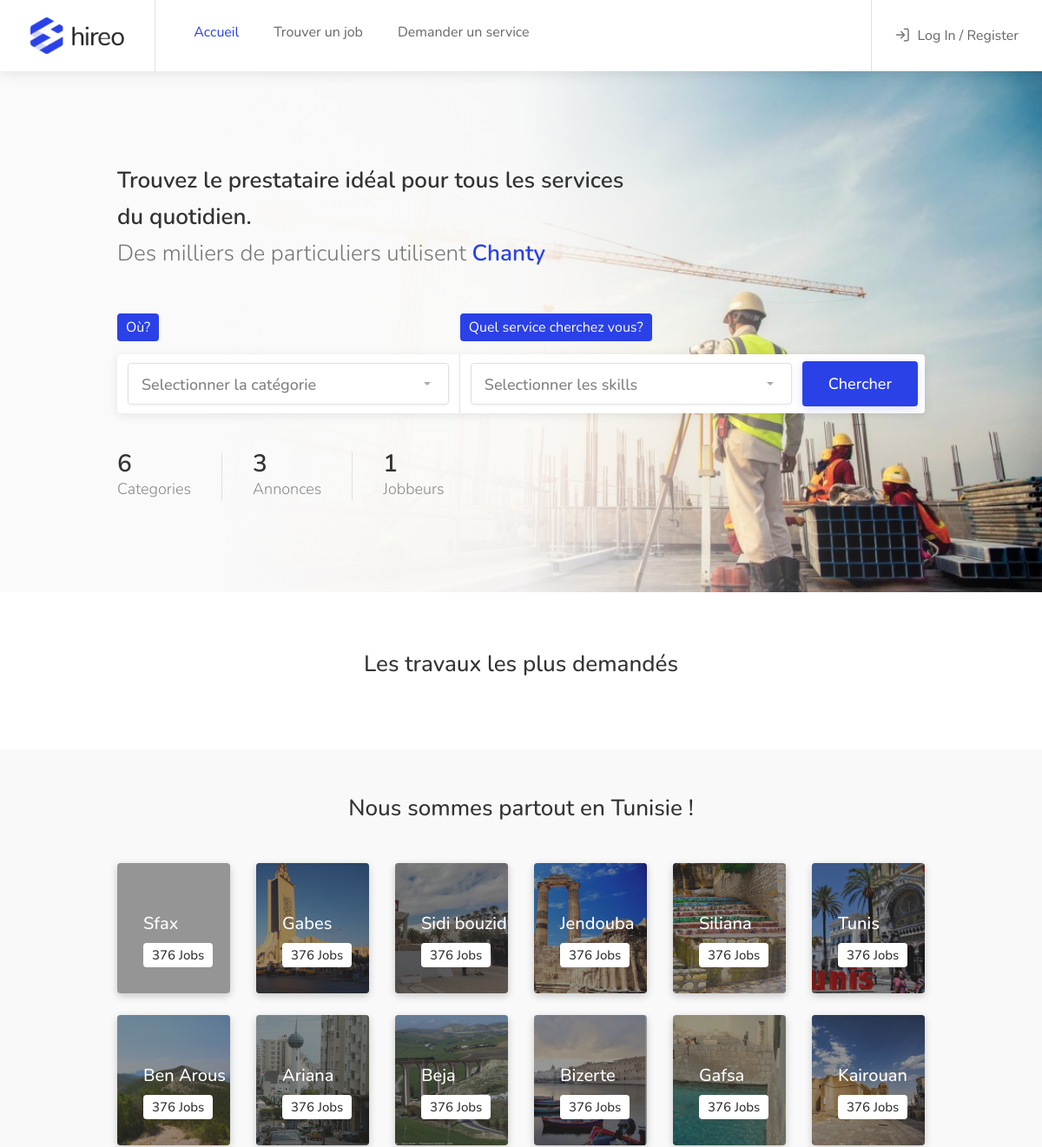
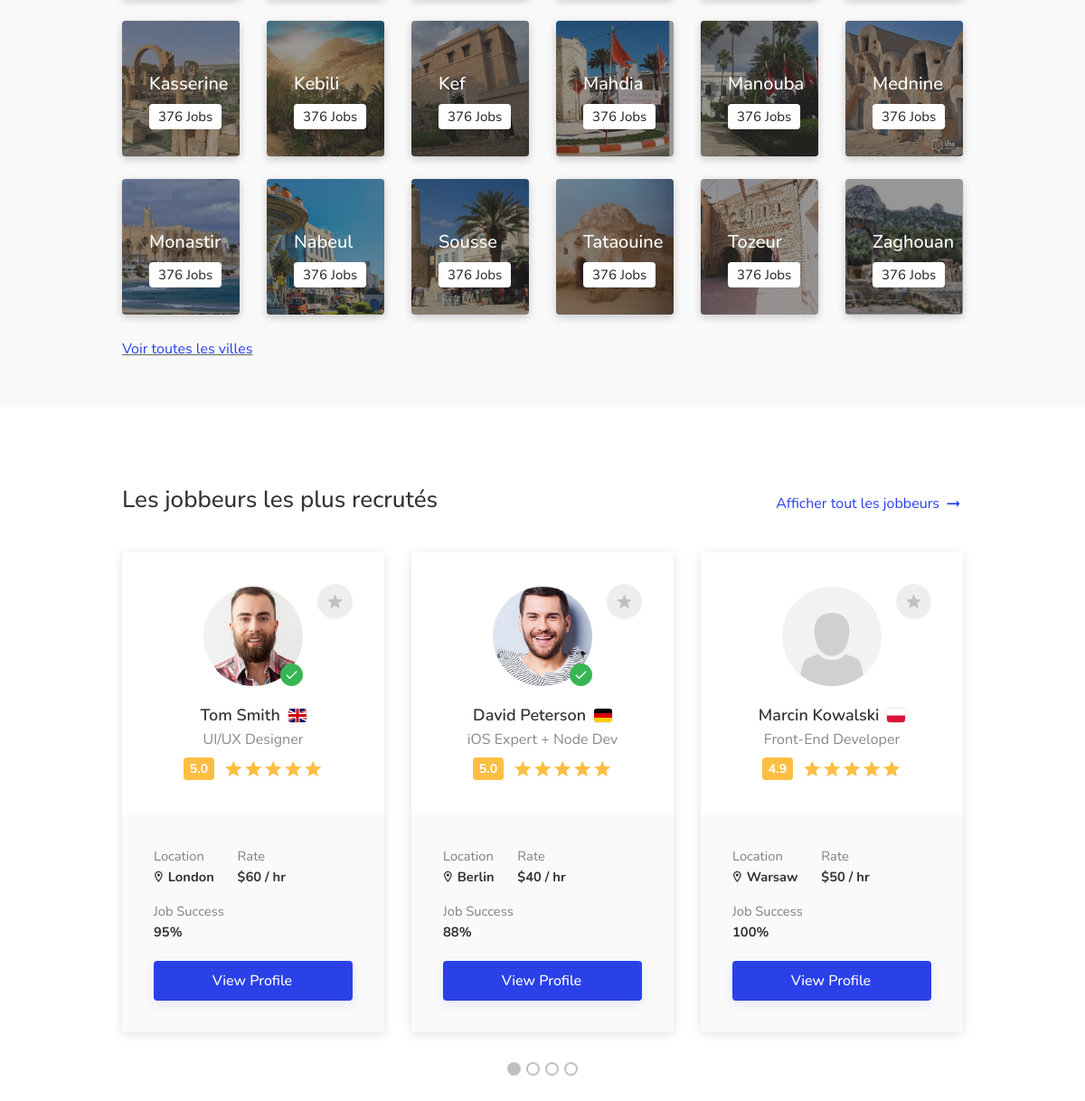
The page / on the database its author committed (2 pictures, top to bottom).
### tables this page shows
CREATE TABLE `location` (
  `id` int(11) NOT NULL,
  `nom` varchar(30) NOT NULL,
  `photo` varchar(50) NOT NULL
);

### controller/home.controller.php (called while the page is built, shortened)
<?php
    require ('model/annonce.php');
    require ('model/categorie.php');
    require ('model/utilisateur.php');
    require ('model/location.php');
    $nbCategories=categorie::getNbCategories();
    $nbAnnonces=annonce::getNbAnnonces();
    $nbJobbeurs=utilisateur::getNbJobbeurs();
    $locations=location::getPhotoLocation();
    if(isset($_SESSION["user"])){
        $store=$_SESSION['user'];
        $user=unserialize($store);
        require('view/login/loggedIn.view.php');
    }
    else{
        require('view/login/loggedOut.view.php');
    }
    require('view/home.view.php');
    require('view/template/template.php');
?>

### model/categorie.php (called while the page is built, shortened)
<?php
class categorie{
    public static function getNbCategories(){
    	global $db;
		$req = $db->query("SELECT  COUNT(*) as NbCat FROM categorie;" );
		$donnees = $req->fetch();
		return $donnees['NbCat'];
    }
}

### model/annonce.php (called while the page is built, shortened)
<?php
class annonce{
    public static function getNbAnnonces(){
        global $db;
        $req = $db->prepare('select count(*) as nb from annonce;');
        $req->execute();
        $res=$req->fetch();
        return $res['nb'];
    }
}
?>

### model/utilisateur.php (called while the page is built, shortened)
<?php
class utilisateur{
    public static function getNbJobbeurs(){
        global $db;
        $req = $db->prepare('select count(*) as nb from utilisateur where type="jobbeur";');
        $req->execute();
        $res=$req->fetch();
        return $res['nb'];
    }
}

### model/location.php (called while the page is built, shortened)
<?php
class location{
    public static function getPhotoLocation(){
        global $db;
        $req= $db->query("select photo,nom from location;");
        $req->execute();
        return $req;
    }
}

### view/home.view.php (the view, shortened to what this page needs)
<div class="intro-banner" data-background-image="public/images/home-background.jpg">
	<div class="container">
		<div class="row">
			<div class="col-md-12">
				<div class="banner-headline">
					<h3>
						<strong>Trouvez le prestataire idéal pour tous les services du quotidien.</strong>
						<br>
						<span>Des milliers de particuliers utilisent <strong class="color">Chanty</strong></span>
					</h3>
				</div>
			</div>
		</div>
		<div class="row">
			<div class="col-md-12">
				<div class="intro-banner-search-form margin-top-95">
					<div class="intro-search-field with-autocomplete">
						<label for="autocomplete-input" class="field-title ripple-effect">Où?</label>
						<div class="input-with-icon">
						</div>
					</div>
					<div class="intro-search-field">
						<label for ="intro-keywords" class="field-title ripple-effect">Quel service cherchez vous?</label>
					</div>
					<div class="intro-search-button">
						<button class="button ripple-effect" onclick="window.location.href='jobs-list-layout-full-page-map.html'">Chercher</button>
					</div>
				</div>
			</div>
		</div>
		<div class="row">
			<div class="col-md-12">
				<ul class="intro-stats margin-top-45 hide-under-992px">
					<li>
						<strong class="counter"> <?= $nbCategories ?></strong>
						<span>Categories</span>
					</li>
					<li>
						<strong class="counter"><?= $nbAnnonces ?></strong>
						<span>Annonces</span>
					</li>
					<li>
						<strong class="counter"><?= $nbJobbeurs ?></strong>
						<span>Jobbeurs</span>
					</li>
				</ul>
			</div>
		</div>
	</div>
</div>
<div class="section margin-top-65">
	<div class="container">
		<div class="row">
			<div class="col-xl-12">
				<div class="section-headline centered margin-bottom-15">
					<h3>Les travaux les plus demandés</h3>
				</div>
            </div>
        </div>
    </div>
</div>
<div class="section gray margin-top-65 margin-bottom-65 padding-bottom-50 padding-top-50">
	<div class="container">
		<div class="row">
			<div class="col-xl-12">
				<div class="section-headline centered margin-top-0 margin-bottom-45">
					<h3>Nous sommes partout en Tunisie !</h3>
				</div>
			</div>
                <?php
                    while($location=$locations->fetch()){
                ?>
                <div class="col-xl-2 col-md-2">
                    <a href="jobs-list-layout-1.html" class="photo-box" data-background-image="<?php echo'public/images/villes/'.$location["photo"] ?>">
                        <div class="photo-box-content">
                            <h3><?= $location["nom"] ?></h3>
                            <span>376 Jobs</span>
                        </div>
                    </a>
                </div>
                <?php
                        }
                ?>
			<div class="col-xl-12">
				<div class="font-size-3 font-weight-medium d-block " style="text-decoration: underline;">
					<a href="villes.html">
                        Voir toutes les villes
                    </a>
				</div>
			</div>
		</div>
	</div>
</div>
<div class="section padding-top-20 padding-bottom-50 full-width-carousel-fix">
	<div class="container">
		<div class="row">
			<div class="col-xl-12">
				<div class="section-headline margin-top-0 margin-bottom-25">
					<h3>Les jobbeurs les plus recrutés</h3>
					<a href="freelancers-grid-layout.html" class="headline-link">Afficher tout les jobbeurs</a>
				</div>
			</div>
			<div class="col-xl-12">
				<div class="default-slick-carousel freelancers-container freelancers-grid-layout">
					<div class="freelancer">
						<div class="freelancer-overview">
							<div class="freelancer-overview-inner">
								<span class="bookmark-icon"></span>
								<div class="freelancer-avatar">
									<div class="verified-badge"></div>
									<a href="single-freelancer-profile.html"><img src="images/user-avatar-big-01.jpg" alt=""></a>
								</div>
								<div class="freelancer-name">
									<h4><a href="single-freelancer-profile.html">Tom Smith <img class="flag" src="images/flags/gb.svg" alt="" title="United Kingdom" data-tippy-placement="top"></a></h4>
									<span>UI/UX Designer</span>
								</div>
								<div class="freelancer-rating">
									<div class="star-rating" data-rating="5.0"></div>
								</div>
							</div>
						</div>
						<div class="freelancer-details">
							<div class="freelancer-details-list">
								<ul>
									<li>Location <strong><i class="icon-material-outline-location-on"></i> London</strong></li>
									<li>Rate <strong>$60 / hr</strong></li>
									<li>Job Success <strong>95%</strong></li>
								</ul>
							</div>
							<a href="single-freelancer-profile.html" class="button button-sliding-icon ripple-effect">View Profile <i class="icon-material-outline-arrow-right-alt"></i></a>
						</div>
					</div>
					<div class="freelancer">
						<div class="freelancer-overview">
							<div class="freelancer-overview-inner">
								<span class="bookmark-icon"></span>
								<div class="freelancer-avatar">
									<div class="verified-badge"></div>
									<a href="single-freelancer-profile.html"><img src="images/user-avatar-big-02.jpg" alt=""></a>
								</div>
								<div class="freelancer-name">
									<h4><a href="#">David Peterson <img class="flag" src="images/flags/de.svg" alt="" title="Germany" data-tippy-placement="top"></a></h4>
									<span>iOS Expert + Node Dev</span>
								</div>
								<div class="freelancer-rating">
									<div class="star-rating" data-rating="5.0"></div>
								</div>
							</div>
						</div>
						<div class="freelancer-details">
							<div class="freelancer-details-list">
								<ul>
									<li>Location <strong><i class="icon-material-outline-location-on"></i> Berlin</strong></li>
									<li>Rate <strong>$40 / hr</strong></li>
									<li>Job Success <strong>88%</strong></li>
								</ul>
							</div>
							<a href="single-freelancer-profile.html" class="button button-sliding-icon ripple-effect">View Profile <i class="icon-material-outline-arrow-right-alt"></i></a>
						</div>
					</div>
					<div class="freelancer">
						<div class="freelancer-overview">
							<div class="freelancer-overview-inner">
								<span class="bookmark-icon"></span>
								<div class="freelancer-avatar">
									<a href="single-freelancer-profile.html"><img src="images/user-avatar-placeholder.png" alt=""></a>
								</div>
								<div class="freelancer-name">
									<h4><a href="#">Marcin Kowalski <img class="flag" src="images/flags/pl.svg" alt="" title="Poland" data-tippy-placement="top"></a></h4>
									<span>Front-End Developer</span>
								</div>
								<div class="freelancer-rating">
									<div class="star-rating" data-rating="4.9"></div>
								</div>
							</div>
						</div>
						<div class="freelancer-details">
							<div class="freelancer-details-list">
								<ul>
									<li>Location <strong><i class="icon-material-outline-location-on"></i> Warsaw</strong></li>
									<li>Rate <strong>$50 / hr</strong></li>
									<li>Job Success <strong>100%</strong></li>
								</ul>
							</div>
							<a href="single-freelancer-profile.html" class="button button-sliding-icon ripple-effect">View Profile <i class="icon-material-outline-arrow-right-alt"></i></a>
						</div>
					</div>
				</div>
			</div>
		</div>
	</div>
</div>
<?php $content = ob_get_clean(); ?>

### view/login/loggedOut.view.php (shortened to what this page needs)
<div class="right-side">
<div class="header-widget">
    <a href="#sign-in-dialog" class="popup-with-zoom-anim log-in-button"><i class="icon-feather-log-in"></i> <span>Log In / Register</span></a>
</div>
</div>
<?php $rightSide= ob_get_clean();?>

### index.php (shortened to what this page needs)
<?php
$controller='home';
if(isset($_REQUEST['controller'])){
    $controller=$_REQUEST['controller'];
    switch($controller){
        default:
        include('controller/'.$controller.'.controller.php');
    }
}
else{
    include('controller/'.$controller.'.controller.php');
}
?>

### view/template/template.php (shortened to what this page needs)
<!doctype html>
<html lang="en">
<head>
<link rel="stylesheet" href="public/css/style.css">
<link rel="stylesheet" href="public/css/colors/blue.css">
</head><body>
<div id="wrapper">
<header id="header-container" class="fullwidth">
	<div id="header">
		<div class="container">
			<div class="left-side">
				<div id="logo">
					<a href="index.php"><img src="public/images/logo.png" alt=""></a>
				</div>
				<nav id="navigation">
					<ul id="responsive">
						<li>
							<a href="index.php" class="current">Accueil</a>
						</li>
						<li>
							<a href="#">Trouver un job</a>
						</li>
						<li>
							<a href="#">Demander un service</a>
						</li>
					</ul>
				</nav>
			</div>
			<?= $rightSide?>
		</div>
	</div>
</header>
<?php if(isset($dashboard)){?>
	<div class="dashboard-container">
	<?php echo($dashboard);
	if(isset($content))echo($content);
	?>
	</div>
	<?php
}else{
?>
<div>
<?php if(isset($content))echo($content); ?>
</div>
<?php }?>
</div>
</body>
</html>

### rows shown on the page
location: nom "Sfax"
location: shows a picture, nom "Gabes"
location: shows a picture, nom "Sidi bouzid"
location: shows a picture, nom "Jendouba"
location: shows a picture, nom "Siliana"
location: shows a picture, nom "Tunis"
location: shows a picture, nom "Ben Arous"
location: shows a picture, nom "Ariana"
location: shows a picture, nom "Beja"
location: shows a picture, nom "Bizerte"
location: shows a picture, nom "Gafsa"
location: shows a picture, nom "Kairouan"
location: shows a picture, nom "Kasserine"
location: shows a picture, nom "Kebili"
location: shows a picture, nom "Kef"
location: shows a picture, nom "Mahdia"
location: shows a picture, nom "Manouba"
location: shows a picture, nom "Mednine"
location: shows a picture, nom "Monastir"
location: shows a picture, nom "Nabeul"
location: shows a picture, nom "Sousse"
location: shows a picture, nom "Tataouine"
location: shows a picture, nom "Tozeur"
location: shows a picture, nom "Zaghouan"

### other values the page prints
$nbCategories "6"
$nbAnnonces "3"
$nbJobbeurs "1"
